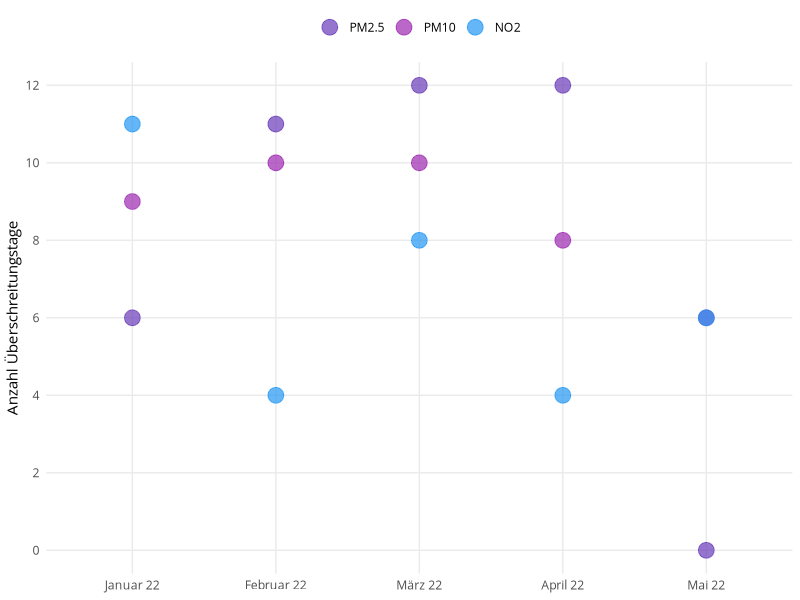
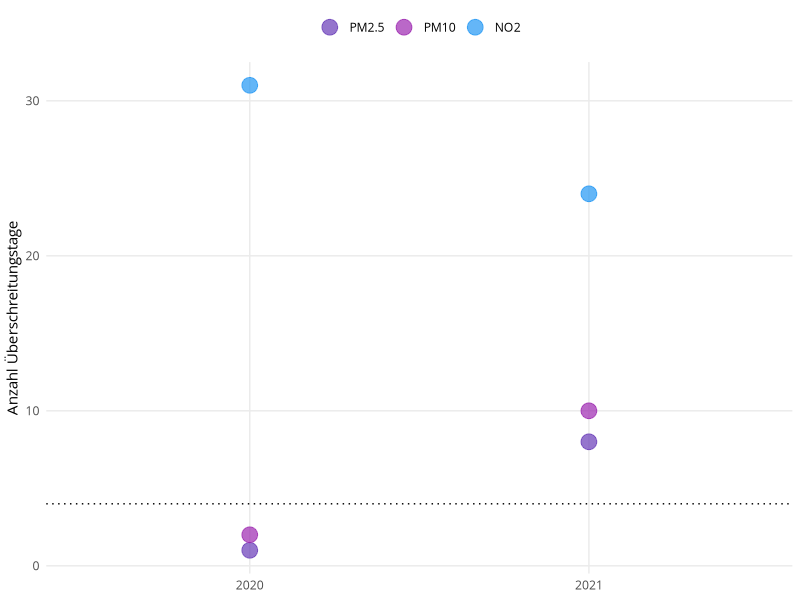

Here is the R script that generated these plots, in order:
#~~~~~~~~~~~~~~~~~~~~~~~~~~~~~~~~~~~~~~~~~~~~~~~~~~~~~~~~~~~~~~~~~~~~~~~~~~~~~~~~
#
# Creating viz mockup for customer presentation
#
# Scatter plots for threshold violations (PM2-5. PM10, NO2)
#
# https://github.com/INWT/fairq-viz/issues/2
#
#~~~~~~~~~~~~~~~~~~~~~~~~~~~~~~~~~~~~~~~~~~~~~~~~~~~~~~~~~~~~~~~~~~~~~~~~~~~~~~~~

library(ggplot2)
library(tidyverse)

# A function factory for getting integer y-axis values.
integer_breaks <- function(n = 5, ...) {
  fxn <- function(x) {
    breaks <- floor(pretty(x, n, ...))
    names(breaks) <- attr(breaks, "labels")
    breaks
  }
  return(fxn)
}

max_days_month <- 13
months <-
  c("Mai 22", "April 22", "März 22", "Februar 22", "Januar 22")
months <- factor(months, levels = rev(months))
matters <- factor(c("PM2.5", "PM10", "NO2"),
                  levels = c("PM2.5", "PM10", "NO2"))
days <- runif(length(months) * length(matters),
              min = 0,
              max = max_days_month) %>%
  floor()
mockup_cols <- c("PM2.5" = "#673ab7",
                 "PM10" = "#9c27b0",
                 "NO2" = "#2196f3")

fairq_mockup_months <- tibble(
  month = rep(months, length(matters)),
  matter = rep(matters, each = length(months)),
  `Anzahl Überschreitungstage` = days
)
fairq_mockup_months


plot_threshold_month <- ggplot(fairq_mockup_months,
                               aes(y = `Anzahl Überschreitungstage`,
                                   x = month,
                                   col = matter)) +
  geom_point(size = 5,
             alpha = 0.7) +
  ylim(c(0, max_days_month)) +
  scale_y_continuous(breaks = integer_breaks()) +
  scale_color_manual(values = mockup_cols) +
  theme_minimal() +
  theme(
    legend.position = "top",
    legend.title = element_blank(),
    axis.title.x = element_blank(),
    #panel.grid.major.y = element_blank(),
    panel.grid.minor.y = element_blank(),
    text = element_text(family = "OpenSans")
  )
plot_threshold_month

fairq_mockup_year <- tibble(
  year = factor(c(rep("2020", 3), rep("2021", 3))),
  matter = rep(matters, 2),
  `Anzahl Überschreitungstage` = c(1, 2, 31, 8, 10, 24)
)

plot_threshold_year <- ggplot(fairq_mockup_year,
                              aes(y = `Anzahl Überschreitungstage`,
                                  x = year,
                                  col = matter)) +
  geom_point(size = 5,
             alpha = 0.7) +
  # ylim(c(0, 365)) +
  scale_color_manual(values = mockup_cols) +
  theme_minimal() +
  theme(
    legend.position = "top",
    legend.title = element_blank(),
    axis.title.x = element_blank(),
    #panel.grid.major.y = element_blank(),
    panel.grid.minor.y = element_blank(),
    text = element_text(family = "OpenSans")
  ) +
  geom_hline(yintercept = 4,
             linetype = "dotted")
plot_threshold_year
